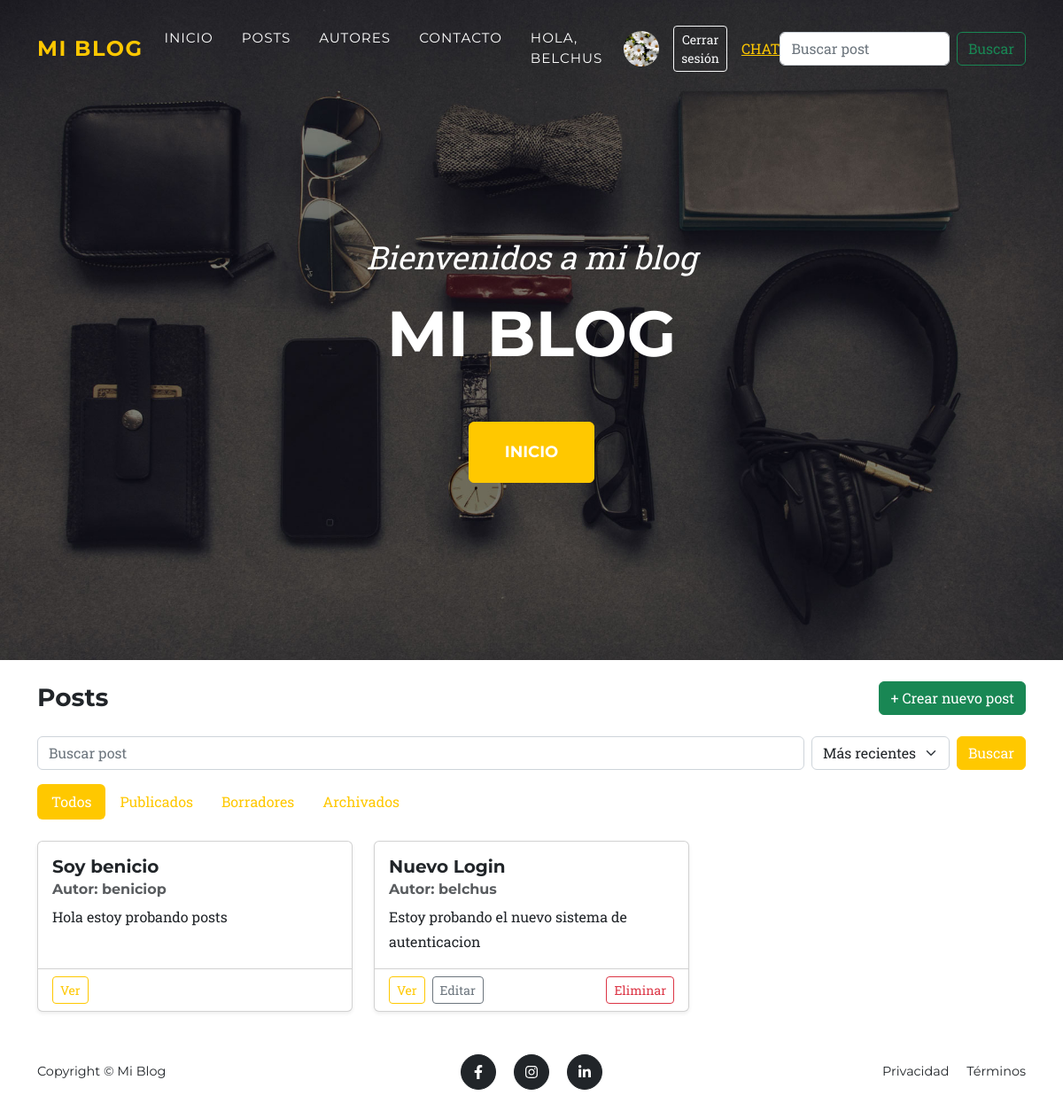
The app's page /posts/ (signed in) with its own data.
### posts/models.py (models this page shows, shortened)
class Autor(models.Model):
    nombre = models.CharField(max_length=100)
    apellido = models.CharField(max_length=100)
    email = models.EmailField()
    username = models.CharField(max_length=100,unique=True)
    avatar = models.ImageField(upload_to="avatars/",blank=True,null=True)
    usuario = models.OneToOneField(settings.AUTH_USER_MODEL,on_delete=models.CASCADE,null=True,blank=True,related_name="perfil_autor")

class Post (models.Model):
    titulo = models.CharField(max_length=200)
    autor = models.ForeignKey(Autor,on_delete=models.CASCADE,related_name= "posts")
    contenido = models.TextField()
    fecha_creacion = models.DateTimeField(auto_now_add=True)
    ESTADOS = [("borrador","Borrador"),
               ("publicado","Publicado"),
               ("archivado","Archivado")]
    estado = models.CharField(max_length=20,choices=ESTADOS,default="borrador")
    resumen = models.CharField(max_length=250,blank=True)
    imagen = models.ImageField(upload_to="posts/",blank=True,null=True)

### posts/views.py (the view)
# urls.py: path("posts/",views.lista_posts,name="lista_posts"),
def lista_posts(request):
    posts = Post.objects.all()
    busqueda = request.GET.get("buscar")
    if busqueda:
        posts = posts.filter(titulo__icontains = busqueda)
    estado = request.GET.get("estado")
    if estado:
        posts = posts.filter(estado = estado)
    orden = request.GET.get("orden","reciente")
    if orden == "antiguo":
        posts = posts.order_by("fecha_creacion")
    else:
        posts = posts.order_by('-fecha_creacion')
    return render(request, "lista_posts.html",{"posts":posts,"busqueda":busqueda,"estado":estado,"orden":orden})

### posts/templates/lista_posts.html (shortened to what this page needs)
{% extends "base.html" %}
{% block content %}
<div class="container py-4">
  <div class="d-flex justify-content-between align-items-center mb-4">
    <h1 class="h3 mb-0">Posts</h1>
    <a href="{% url 'nuevo_post' %}" class="btn btn-success">
      + Crear nuevo post
    </a>
  </div>
  <form method="GET" class="row g-2 align-items-center mb-3">
    <div class="col-12 col-md">
      <input type="text" name="buscar" class="form-control"
             placeholder="Buscar post"
             value="{{ request.GET.buscar|default:'' }}">
    </div>
    <div class="col-12 col-md-auto">
      <select name="orden" class="form-select" onchange="this.form.submit()">
        <option value="reciente" {% if request.GET.orden == 'reciente' %}selected{% endif %}>Más recientes</option>
      </select>
    </div>
    <div class="col-12 col-md-auto">
      <button type="submit" class="btn btn-primary w-100">Buscar</button>
    </div>
  </form>
  <ul class="nav nav-pills mb-4">
    <li class="nav-item">
      <a class="nav-link {% if not request.GET.estado %}active{% endif %}"
         href="{% url 'lista_posts' %}">Todos</a>
    </li>
    <li class="nav-item">
      <a class="nav-link {% if request.GET.estado == 'publicado' %}active{% endif %}"
         href="{% url 'lista_posts' %}?estado=publicado">Publicados</a>
    </li>
    <li class="nav-item">
      <a class="nav-link {% if request.GET.estado == 'borrador' %}active{% endif %}"
         href="{% url 'lista_posts' %}?estado=borrador">Borradores</a>
    </li>
    <li class="nav-item">
      <a class="nav-link {% if request.GET.estado == 'archivado' %}active{% endif %}"
         href="{% url 'lista_posts' %}?estado=archivado">Archivados</a>
    </li>
  </ul>
  <div class="row row-cols-1 row-cols-md-2 row-cols-lg-3 g-4">
    {% for post in posts %}
    <div class="col">
      <div class="card h-100 shadow-sm">
        <div class="card-body">
          <h5 class="card-title">{{ post.titulo }}</h5>
          <h6 class="card-subtitle mb-2 text-body-secondary">
            Autor: {{ post.autor.username }}
          </h6>
          <p class="card-text">{{ post.contenido|truncatewords:30 }}</p>
        </div>
        <div class="card-footer bg-transparent d-flex gap-2">
          <a href="{% url 'detalle_post' post.id %}" class="btn btn-sm btn-outline-primary">Ver</a>
        {%if user.is_authenticated and post.autor.usuario_id == user.id %}
          <a href="{% url 'editar_post' post.id %}" class="btn btn-sm btn-outline-secondary">Editar</a>
          <form method="POST" action="{% url 'eliminar_post' post.id %}"
                class="ms-auto"
                onsubmit="return confirm('¿Seguro que querés eliminar este post?');">
            <button type="submit" class="btn btn-sm btn-outline-danger">Eliminar</button>
          </form>
          {% endif %}
        </div>
      </div>
    </div>
    {% empty %}
    <div class="col-12">
      <div class="alert alert-info text-center mb-0">
        No se encontraron posts.
      </div>
    </div>
    {% endfor %}
  </div>
</div>
{% endblock %}

### posts/templates/base.html (shortened to what this page needs)
{% load static %}
<!DOCTYPE html>
<html lang="es">
<head>
<link
    href="https://cdn.jsdelivr.net/npm/bootstrap@5.3.3/dist/css/bootstrap.min.css"
    rel="stylesheet"
>
<link
    href="{% static 'css/styles.css' %}"
    rel="stylesheet"
>
</head>
<body id="page-top">
<nav class="navbar navbar-expand-lg navbar-dark fixed-top" id="mainNav">
    <div class="container">
        <a class="navbar-brand" href="/">
            Mi Blog
        </a>
        <div
            class="collapse navbar-collapse"
            id="navbarResponsive"
        >
            <ul class="navbar-nav text-uppercase ms-auto">
                <li class="nav-item">
                    <a class="nav-link" href="/">
                        Inicio
                    </a>
                </li>
                <li class="nav-item">
                    <a class="nav-link" href="/posts">
                        Posts
                    </a>
                </li>
                <li class="nav-item">
                    <a class="nav-link" href="/autores">
                        Autores
                    </a>
                </li>
                <li class="nav-item">
                    <a class="nav-link" href="/contacto">
                        Contacto
                    </a>
                </li>
                <li class="nav-item d-flex align-items-center gap-3">
                    {% if user.is_authenticated %}
                        <a href="{% url 'perfil_autor' user.perfil_autor.id %}"
                           class="nav-link text-white">
                            Hola, {{ user.username }}
                        </a>
                        {% if user.perfil_autor.avatar %}
                            <a href="{% url 'perfil_autor' user.perfil_autor.id %}">
                                <img
                                    src="{{ user.perfil_autor.avatar.url }}"
                                    alt="Avatar"
                                    width="40"
                                    height="40"
                                    class="rounded-circle"
                                    style="object-fit: cover;"
                                >
                            </a>
                        {% endif %}
                        <form method="POST"
                              action="{% url 'logout' %}"
                              class="m-0">
                            <button type="submit" class="btn btn-outline-light btn-sm">
                                Cerrar sesión
                            </button>
                        </form>
                        <a href="{% url 'bandeja_entrada'%}">Chat</a>
                    {% endif %}
                </li>
            </ul>
            <form class="d-flex" role="search">
                <input class="form-control me-2" type="search" placeholder="Buscar post" aria-label="Search"/>
                <button class="btn btn-outline-success" type="submit">Buscar</button>
              </form>
        </div>
    </div>
</nav>
<header class="masthead">
    <div class="container text-center">
        <div class="masthead-subheading">
            Bienvenidos a mi blog
        </div>
        <div class="masthead-heading text-uppercase">
            {% block header_title %}
                Mi Blog
            {% endblock %}
        </div>
        <a
            class="btn btn-primary btn-xl text-uppercase"
            href="/"
        >
            Inicio
        </a>
    </div>
</header>
<main>
    {% block content %}{% endblock %}
</main>
<footer class="footer py-4">
    <div class="container">
        <div class="row align-items-center">
            <div class="col-lg-4 text-lg-start">
                Copyright © Mi Blog
            </div>
            <div class="col-lg-4 my-3 my-lg-0 text-center">
                <a
                    class="btn btn-dark btn-social mx-2"
                    href="#!"
                >
                    <i class="fab fa-facebook-f"></i>
                </a>
                <a
                    class="btn btn-dark btn-social mx-2"
                    href="#!"
                >
                    <i class="fab fa-instagram"></i>
                </a>
                <a
                    class="btn btn-dark btn-social mx-2"
                    href="#!"
                >
                    <i class="fab fa-linkedin-in"></i>
                </a>
            </div>
            <div class="col-lg-4 text-lg-end">
                <a
                    class="link-dark text-decoration-none me-3"
                    href="#!"
                >
                    Privacidad
                </a>
                <a
                    class="link-dark text-decoration-none"
                    href="#!"
                >
                    Términos
                </a>
            </div>
        </div>
    </div>
</footer>
</body>
</html>

### records on screen
Post: titulo "Soy benicio", autor.username "beniciop", contenido "Hola estoy probando posts"
Post: titulo "Nuevo Login", autor.username "belchus", contenido "Estoy probando el nuevo sistema de autenticacion", shows "Editar"

### other values on screen
{{ user.username }} "BELCHUS"
